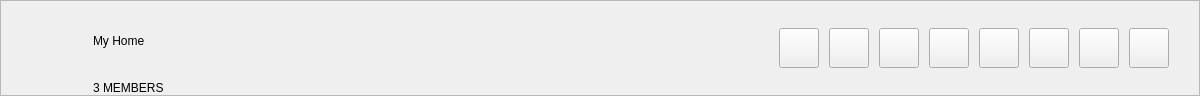
<?xml version="1.0" encoding="UTF-8"?>
<ui version="4.0">
 <class>TopBar</class>
 <widget class="QWidget" name="TopBar">
  <property name="geometry"><rect><x>0</x><y>0</y><width>1200</width><height>96</height></rect></property>
  <layout class="QVBoxLayout" name="topRoot">
   <property name="leftMargin"><number>0</number></property>
   <property name="topMargin"><number>0</number></property>
   <property name="rightMargin"><number>0</number></property>
   <property name="bottomMargin"><number>0</number></property>
   <property name="spacing"><number>0</number></property>
   <item>
    <widget class="QFrame" name="topBarFrame">
     <property name="frameShape"><enum>QFrame::StyledPanel</enum></property>
     <layout class="QHBoxLayout" name="topBarLayout">
      <property name="leftMargin"><number>26</number></property>
      <property name="topMargin"><number>0</number></property>
      <property name="rightMargin"><number>30</number></property>
      <property name="bottomMargin"><number>0</number></property>
      <property name="spacing"><number>14</number></property>
      <item>
       <widget class="QLabel" name="avatar">
        <property name="minimumSize"><size><width>52</width><height>52</height></size></property>
        <property name="maximumSize"><size><width>52</width><height>52</height></size></property>
        <property name="alignment"><set>Qt::AlignCenter</set></property>
        <property name="text"><string/></property>
       </widget>
      </item>
      <item>
       <layout class="QVBoxLayout" name="titleCol">
        <property name="spacing"><number>0</number></property>
        <item>
         <widget class="QLabel" name="headerTitle">
          <property name="text"><string>My Home</string></property>
          <property name="role" stdset="0"><string>headerTitle</string></property>
         </widget>
        </item>
        <item>
         <layout class="QHBoxLayout" name="subRow">
          <property name="spacing"><number>6</number></property>
          <item>
           <widget class="QLabel" name="headerSub">
            <property name="text"><string>3 MEMBERS</string></property>
            <property name="role" stdset="0"><string>headerSub</string></property>
           </widget>
          </item>
          <item>
           <widget class="QLabel" name="memberChevron">
            <property name="minimumSize"><size><width>14</width><height>14</height></size></property>
            <property name="maximumSize"><size><width>14</width><height>14</height></size></property>
            <property name="text"><string/></property>
           </widget>
          </item>
          <item>
           <spacer name="subSpacer">
            <property name="orientation"><enum>Qt::Horizontal</enum></property>
            <property name="sizeHint" stdset="0"><size><width>10</width><height>10</height></size></property>
           </spacer>
          </item>
         </layout>
        </item>
       </layout>
      </item>
      <item>
       <spacer name="topSpacer">
        <property name="orientation"><enum>Qt::Horizontal</enum></property>
        <property name="sizeHint" stdset="0"><size><width>60</width><height>20</height></size></property>
       </spacer>
      </item>
      <item>
       <layout class="QHBoxLayout" name="navRow">
        <property name="spacing"><number>10</number></property>
        <item><widget class="QPushButton" name="navBtn0"><property name="minimumSize"><size><width>40</width><height>40</height></size></property><property name="maximumSize"><size><width>40</width><height>40</height></size></property><property name="text"><string/></property><property name="role" stdset="0"><string>navIcon</string></property></widget></item>
        <item><widget class="QPushButton" name="navBtn1"><property name="minimumSize"><size><width>40</width><height>40</height></size></property><property name="maximumSize"><size><width>40</width><height>40</height></size></property><property name="text"><string/></property><property name="role" stdset="0"><string>navIcon</string></property></widget></item>
        <item><widget class="QPushButton" name="navBtn2"><property name="minimumSize"><size><width>40</width><height>40</height></size></property><property name="maximumSize"><size><width>40</width><height>40</height></size></property><property name="text"><string/></property><property name="role" stdset="0"><string>navIcon</string></property></widget></item>
        <item><widget class="QPushButton" name="navBtn3"><property name="minimumSize"><size><width>40</width><height>40</height></size></property><property name="maximumSize"><size><width>40</width><height>40</height></size></property><property name="text"><string/></property><property name="role" stdset="0"><string>navIcon</string></property></widget></item>
        <item><widget class="QPushButton" name="navBtn4"><property name="minimumSize"><size><width>40</width><height>40</height></size></property><property name="maximumSize"><size><width>40</width><height>40</height></size></property><property name="text"><string/></property><property name="role" stdset="0"><string>navIcon</string></property></widget></item>
        <item><widget class="QPushButton" name="navBtn5"><property name="minimumSize"><size><width>40</width><height>40</height></size></property><property name="maximumSize"><size><width>40</width><height>40</height></size></property><property name="text"><string/></property><property name="role" stdset="0"><string>navIcon</string></property></widget></item>
        <item><widget class="QPushButton" name="navBtn6"><property name="minimumSize"><size><width>40</width><height>40</height></size></property><property name="maximumSize"><size><width>40</width><height>40</height></size></property><property name="text"><string/></property><property name="role" stdset="0"><string>navIcon</string></property></widget></item>
        <item><widget class="QPushButton" name="navBtn7"><property name="minimumSize"><size><width>40</width><height>40</height></size></property><property name="maximumSize"><size><width>40</width><height>40</height></size></property><property name="text"><string/></property><property name="role" stdset="0"><string>navIcon</string></property></widget></item>
       </layout>
      </item>
     </layout>
    </widget>
   </item>
  </layout>
 </widget>
 <connections/>
</ui>
